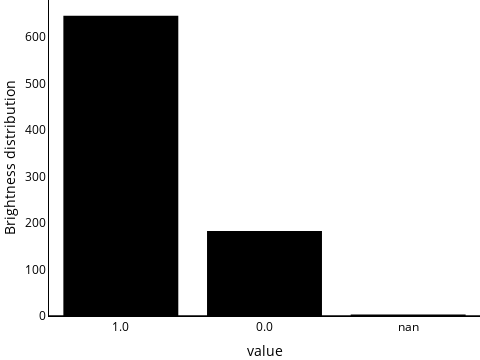
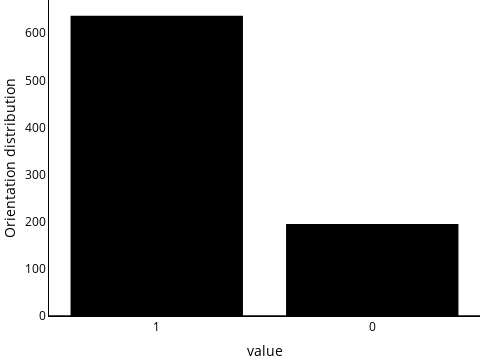
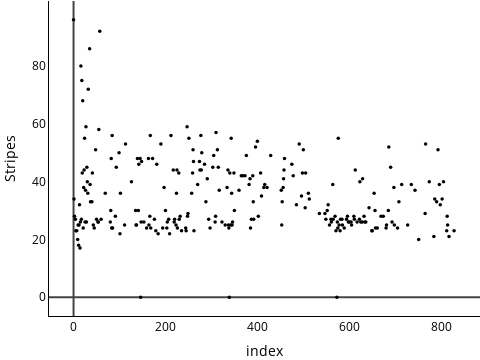
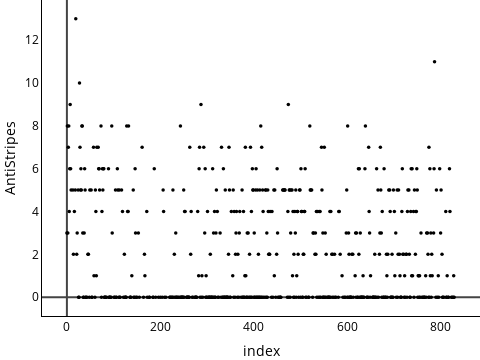

Write notebook code for charts like these, in order.
### Markdown cell above
### 6. overwrite values
<div style="text-align: justify">The last step gave opportunities to visualize the data.</div>

### Code cell
for column in data.columns:
    fig: go.Figure = go.Figure()
    if column not in data.columns[:2]:
        fig.add_trace(go.Scatter(
            y=data[column],
            mode='markers',
            marker=dict(size=3.5,color='black')))
        fig.update_xaxes(title_text='index')
        fig.update_yaxes(title_text=column)
    else:
        fig.add_trace(go.Histogram(
            marker={'color':'black'},
            x=data[column].astype(str),
            histnorm='',
            meta={'color':'black'}))
        fig.update_xaxes(title_text='value')
        fig.update_yaxes(title_text=column+' distribution')
    fig.update_xaxes(
        showticklabels=True,
        zerolinecolor='#444',
        linecolor="#000000",
        showline=True)
    fig.update_yaxes(
        showticklabels=True,
        zerolinecolor='#444',
        linecolor="#000000",
        showline=True)
    fig.update_layout(
        plot_bgcolor="rgba(255,255,255,0)",
        font_color="rgba(0,0,0,1)",
        paper_bgcolor="rgba(255,255,255,0)",
        showlegend=False,
        width=480,
        height=360,
        margin=dict(l=0,r=0,b=0,t=0,pad=0))
    fig.show()

### Figure 1 — Plotly figure (JSON) as saved in the notebook; plotly's stock layout.template omitted (floating-point values rounded to 4 significant figures; data arrays with more than 128 entries replaced by an {"elided": "..."} marker saying what was removed)
{"data": [{"histnorm": "", "marker": {"color": "black"}, "meta": {"color": "black"}, "type": "histogram", "x": {"elided": "832 str values"}}], "layout": {"font": {"color": "rgba(0,0,0,1)"}, "height": 360, "margin": {"b": 0, "l": 0, "pad": 0, "r": 0, "t": 0}, "paper_bgcolor": "rgba(255,255,255,0)", "plot_bgcolor": "rgba(255,255,255,0)", "showlegend": false, "width": 480, "xaxis": {"linecolor": "#000000", "showline": true, "showticklabels": true, "title": {"text": "value"}, "zerolinecolor": "#444"}, "yaxis": {"linecolor": "#000000", "showline": true, "showticklabels": true, "title": {"text": "Brightness distribution"}, "zerolinecolor": "#444"}}}

### Figure 2 — Plotly figure (JSON) as saved in the notebook; plotly's stock layout.template omitted (floating-point values rounded to 4 significant figures; data arrays with more than 128 entries replaced by an {"elided": "..."} marker saying what was removed)
{"data": [{"histnorm": "", "marker": {"color": "black"}, "meta": {"color": "black"}, "type": "histogram", "x": {"elided": "832 str values"}}], "layout": {"font": {"color": "rgba(0,0,0,1)"}, "height": 360, "margin": {"b": 0, "l": 0, "pad": 0, "r": 0, "t": 0}, "paper_bgcolor": "rgba(255,255,255,0)", "plot_bgcolor": "rgba(255,255,255,0)", "showlegend": false, "width": 480, "xaxis": {"linecolor": "#000000", "showline": true, "showticklabels": true, "title": {"text": "value"}, "zerolinecolor": "#444"}, "yaxis": {"linecolor": "#000000", "showline": true, "showticklabels": true, "title": {"text": "Orientation distribution"}, "zerolinecolor": "#444"}}}

### Figure 3 — Plotly figure (JSON) as saved in the notebook; plotly's stock layout.template omitted (floating-point values rounded to 4 significant figures; data arrays with more than 128 entries replaced by an {"elided": "..."} marker saying what was removed)
{"data": [{"marker": {"color": "black", "size": 3.5}, "mode": "markers", "type": "scatter", "y": {"elided": "832 int values"}}], "layout": {"font": {"color": "rgba(0,0,0,1)"}, "height": 360, "margin": {"b": 0, "l": 0, "pad": 0, "r": 0, "t": 0}, "paper_bgcolor": "rgba(255,255,255,0)", "plot_bgcolor": "rgba(255,255,255,0)", "showlegend": false, "width": 480, "xaxis": {"linecolor": "#000000", "showline": true, "showticklabels": true, "title": {"text": "index"}, "zerolinecolor": "#444"}, "yaxis": {"linecolor": "#000000", "showline": true, "showticklabels": true, "title": {"text": "Stripes"}, "zerolinecolor": "#444"}}}

### Figure 4 — Plotly figure (JSON) as saved in the notebook; plotly's stock layout.template omitted (floating-point values rounded to 4 significant figures; data arrays with more than 128 entries replaced by an {"elided": "..."} marker saying what was removed)
{"data": [{"marker": {"color": "black", "size": 3.5}, "mode": "markers", "type": "scatter", "y": {"elided": "832 int values"}}], "layout": {"font": {"color": "rgba(0,0,0,1)"}, "height": 360, "margin": {"b": 0, "l": 0, "pad": 0, "r": 0, "t": 0}, "paper_bgcolor": "rgba(255,255,255,0)", "plot_bgcolor": "rgba(255,255,255,0)", "showlegend": false, "width": 480, "xaxis": {"linecolor": "#000000", "showline": true, "showticklabels": true, "title": {"text": "index"}, "zerolinecolor": "#444"}, "yaxis": {"linecolor": "#000000", "showline": true, "showticklabels": true, "title": {"text": "AntiStripes"}, "zerolinecolor": "#444"}}}
